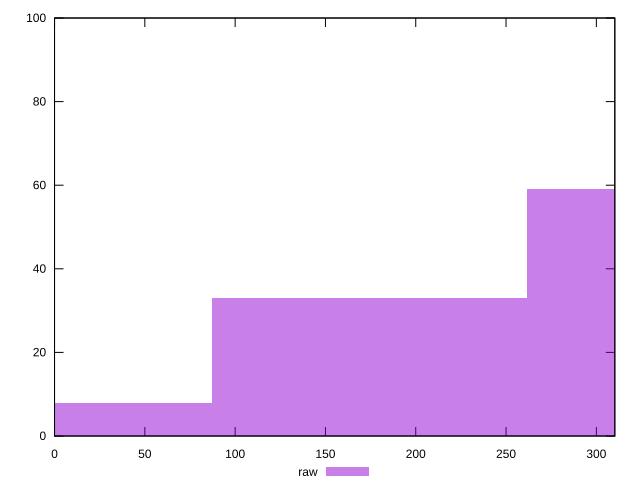

The script that saved this image:
reset

$raw <<EOF
348.4734468322843 59
174.23672341614215 33
0 8
EOF

set key outside below
set boxwidth 174.23672341614215
set xrange [0:310.228]
set yrange [0:100]
set trange [0:100]
set style fill transparent solid 0.5 noborder
set terminal svg size 640, 490 enhanced background rgb 'white'
set output "reprap/uses-rel-preconnect/samples/pages+cached+noexternal/raw/histogram.svg"

plot $raw title "raw" with boxes

reset
